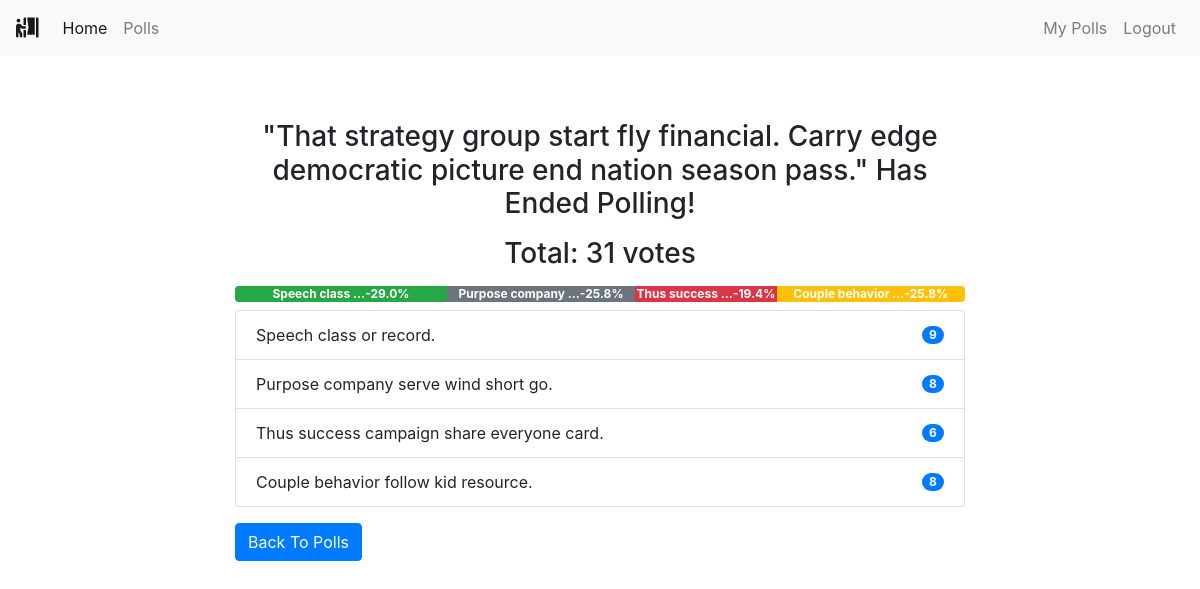
/polls/end/18/ (signed in), run on the app's committed database.
### polls/models.py (models this page shows, shortened)
class Poll(models.Model):
    owner = models.ForeignKey(User, on_delete=models.CASCADE)
    text = models.TextField()
    pub_date = models.DateTimeField(default=timezone.now)
    active = models.BooleanField(default=True)
    created_at = models.DateTimeField(auto_now_add=True)
    @property
    def get_vote_count(self):
        return self.vote_set.count()
    def get_result_dict(self):
        res = []
        for choice in self.choice_set.all():
            d = {}
            alert_class = ['primary', 'secondary', 'success',
                           'danger', 'dark', 'warning', 'info']
            d['alert_class'] = secrets.choice(alert_class)
            d['text'] = choice.choice_text
            d['num_votes'] = choice.get_vote_count
            if not self.get_vote_count:
                d['percentage'] = 0
            else:
                d['percentage'] = (choice.get_vote_count /
                                   self.get_vote_count)*100
            res.append(d)
        return res

class Choice(models.Model):
    poll = models.ForeignKey(Poll, on_delete=models.CASCADE)
    choice_text = models.CharField(max_length=255)
    created_at = models.DateTimeField(auto_now_add=True)
    updated_at = models.DateTimeField(auto_now=True)
    @property
    def get_vote_count(self):
        return self.vote_set.count()

### polls/views.py (the view)
# urls.py: path('end/<int:poll_id>/', views.end_poll, name='end_poll'),
@login_required
def end_poll(request, poll_id):
    poll = get_object_or_404(Poll, pk=poll_id)
    if request.user != poll.owner:
        return redirect('home')
    if poll.active is True:
        poll.active = False
        poll.save()
        return render(request, 'polls/poll_result.html', {'poll': poll})
    else:
        return render(request, 'polls/poll_result.html', {'poll': poll})

### polls/templates/polls/poll_result.html
{% extends 'base.html' %}
{% block content %}
<div class="container">
    {% if messages %}
    <div class="messages">
        {% for message in messages %}
        <div {% if message.tags %} class="{{ message.tags }}" {% endif %}>{{ message }}
            <button type="button" class="close" data-dismiss="alert" aria-label="Close">
                <span aria-hidden="true">&times;</span>
            </button>
        </div>
        {% endfor %}
    </div>
    {% else %}
    <div class="row">
        <div class="col-md-8 offset-sm-2">
            {% if poll.active %}
            <h3 class="mt-3 mb-3 text-center">Result for: {{ poll.text }}</h3>
            {% else %}
            <h3 class="mt-3 mb-3 text-center">"{{ poll.text }}" Has Ended Polling!</h3>
            {% endif %}
            <h3 class="mb-2 text-center">Total: {{ poll.get_vote_count }} votes</h3>
            <div class="progress mt-3 mb-2">
                {% for choice in poll.get_result_dict %}
                <div class="progress-bar bg-{{ choice.alert_class }}" role="progressbar" style="width: {{ choice.percentage }}%;"
                    aria-valuenow="30" aria-valuemin="0" aria-valuemax="100"><b>
                        {{choice.text|truncatewords:2}}-{{choice.percentage|floatformat}}%</b>
                </div>
                {% endfor %}
            </div>
            <ul class="list-group">
                {% for choice in poll.choice_set.all %}
                <li class="list-group-item d-flex justify-content-between align-items-center">
                    {{ choice.choice_text }}
                    <span class="badge badge-primary badge-pill">{{ choice.get_vote_count }}</span>
                </li>
                {% endfor %}
            </ul>
            {% endif %}
            <a class="btn btn-primary mt-3" href="{% url 'polls:list' %}" role="button">Back To Polls</a>
        </div>
    </div>
</div>
{% endblock content %}

### templates/base.html (shortened to what this page needs)
{% load static %}
<!DOCTYPE html>
<html lang="en">
<head>
    <link rel="stylesheet" href="https://maxcdn.bootstrapcdn.com/bootstrap/4.0.0/css/bootstrap.min.css"
>
    <link rel="stylesheet" href="https://use.fontawesome.com/releases/v5.6.3/css/all.css"
>
</head>
<body>
    {% include 'includes/navbar.html' %}
    {% block content %}
    {% endblock content %}
</body>
</html>

### templates/includes/navbar.html (shortened to what this page needs)
<nav class="navbar navbar-expand-sm navbar-light bg-light mb-5">
    <a class="navbar-brand" href="{% url 'home' %}"><i class="fas fa-person-booth"></i></a>
    <div class="collapse navbar-collapse" id="collapsibleNavId">
        <ul class="navbar-nav mr-auto mt-2 mt-lg-0">
            <li class="nav-item active">
                <a class="nav-link" href="{% url 'home' %}">Home <span class="sr-only">(current)</span></a>
            </li>
            {% if request.user.is_authenticated %}
            <li class="nav-item">
                <a class="nav-link" href="{% url 'polls:list' %}">Polls</a>
            </li>
            {% endif %}
        </ul>
        <div class="navbar-nav ml-auto">
            {% if request.user.is_authenticated %}
            <a class="nav-link" href="{% url 'polls:list_by_user' %}">My Polls</a>
            <a class="nav-link" href="{% url 'accounts:logout' %}">Logout</a>
            {% else %}
            <a class="nav-link" href="{% url 'accounts:login' %}">Login</a>
            <a class="nav-link" href="{% url 'accounts:register' %}">Register</a>
            {% endif %}
        </div>
    </div>
</nav>

### data on the page
Poll: text "That strategy group start fly financial. Carry edge democratic picture end nation season pass.", get_vote_count "31"
Choice: text "Speech class …", choice_text "Speech class or record.", get_vote_count "9"
Choice: text "Purpose company …", choice_text "Purpose company serve wind short go.", get_vote_count "8"
Choice: text "Thus success …", choice_text "Thus success campaign share everyone card.", get_vote_count "6"
Choice: text "Couple behavior …", choice_text "Couple behavior follow kid resource.", get_vote_count "8"

### other printed values
{{ choice.percentage|floatformat }} "29.0" "25.8" "19.4" "25.8"
